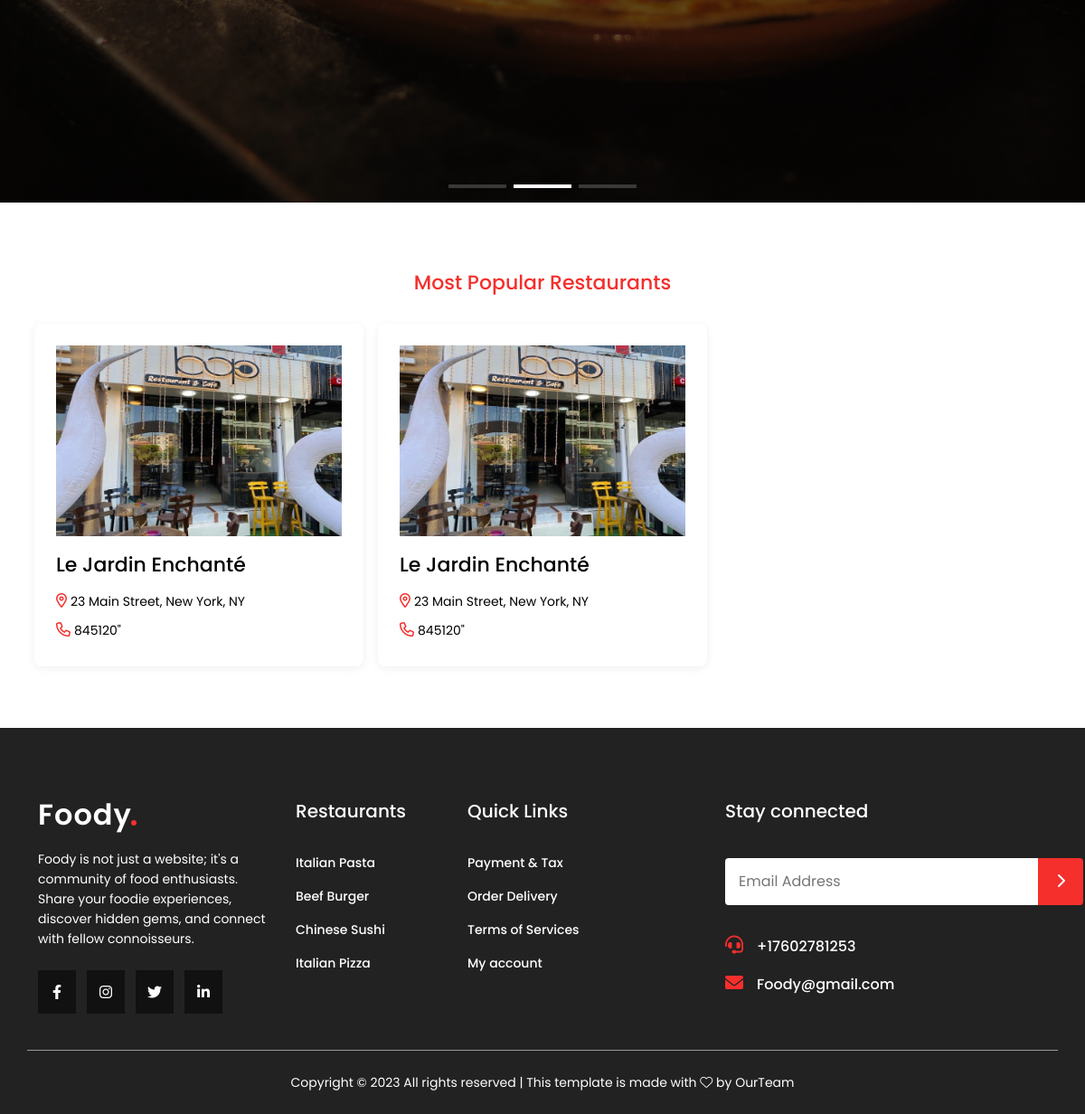
The app's page / (lower part), older data.
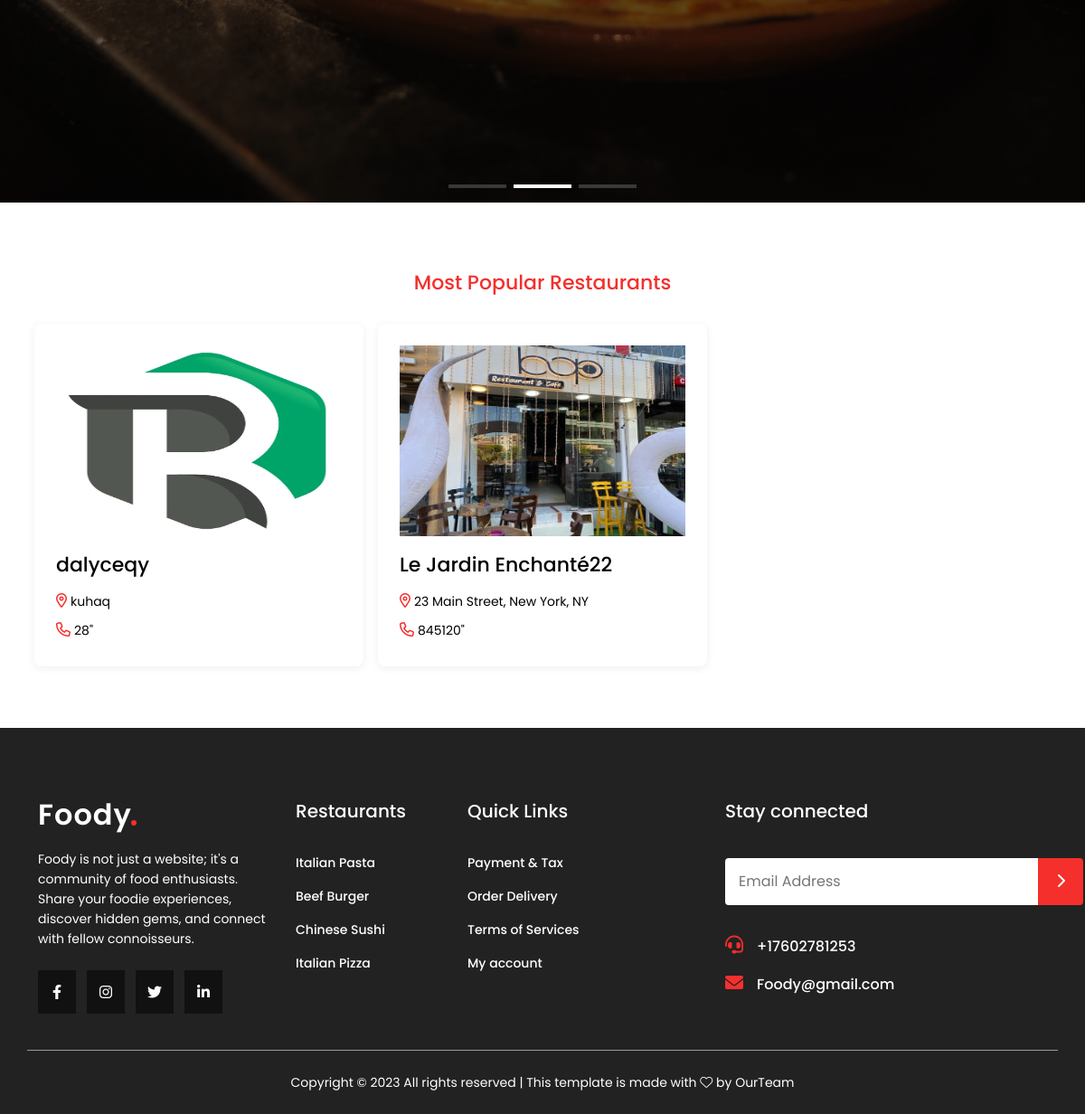
The same page, newer data.
### tables this page shows
CREATE TABLE `restaurants` (
  `restaurant_id` int(11) NOT NULL,
  `restaurant_name` varchar(200) NOT NULL,
  `restaurant_address` text NOT NULL,
  `restaurant_phone` varchar(100) NOT NULL,
  `restaurant_username` varchar(250) NOT NULL,
  `restaurant_password` varchar(250) NOT NULL,
  `city_id` int(11) NOT NULL,
  `restaurant_image` varchar(500) NOT NULL
);

### helper.php (called while the page is built, shortened)
<?php
if (!function_exists('runQuery')) {
    function runQuery($query)
    {
        $servername = "localhost";
        $username = "root";
        $password = "";
        $database = "resturants";
        $conn = new mysqli($servername, $username, $password, $database);
        $conn->set_charset("utf8");
        return $conn->query($query);
    }
}

### index.php (the view, shortened to what this page needs)
<?php
require 'helper.php';
$selectAllRestaurantsSql = "SELECT * FROM restaurants ORDER BY restaurant_id DESC LIMIT 6;";
$selectAllRestaurantsResult = runQuery($selectAllRestaurantsSql);
?>
<!DOCTYPE html>
<html lang="en">
<head>
    <?php
    require_once 'layout/assets/css.php'
    ?>
</head>
<body>
<main>
    <section class="hero-section">
        <div class="swiper heroSwiper">
            <div class="swiper-wrapper">
                <div class="swiper-slide" style="background-image: url(assets/images/slide2.jpg);">
                </div>
            </div>
            <div class="heroSwiper-pagination"></div>
        </div>
    </section>
    <section class="restaurants-section">
        <div class="container">
            <h2 class="title">
                Most Popular Restaurants
            </h2>
            <div class="row">
                <?php
                if ($selectAllRestaurantsResult->num_rows > 0) {
                    while ($row = $selectAllRestaurantsResult->fetch_assoc()) {
                        ?>
                        <div class="col-lg-4 col-12 p-2">
                            <div class="restaurant">
                                <a href="restaurant.php?id=<?php echo $row['restaurant_id']?>" class="img">
                                    <img loading="lazy" src="<?php echo $row['restaurant_image']?>" alt="store">
                                </a>
                                <div class="info">
                                    <h4><a href="restaurant.php?id=<?php echo $row['restaurant_id']?>"><?php echo $row['restaurant_name']?></a></h4>
                                    <p><i class="fa-regular fa-location-dot"></i><?php echo $row['restaurant_address']?></p>
                                    <p><i class="fa-regular fa-phone"></i><a href="tel:<?php echo $row['restaurant_phone']?>"><?php echo $row['restaurant_phone']?>"</a>
                                    </p>
                                </div>
                            </div>
                        </div>
                        <?php
                    }
                }
                ?>
            </div>
        </div>
    </section>
</main>
<?php
require_once 'layout/inc/footer.php'
?>
</body>
</html>

Row changes from the older to the newer data that the page shows:
removed restaurants: restaurant_image (picture), restaurant_name "Le Jardin Enchanté", restaurant_address "23 Main Street, New York, NY", restaurant_phone "845120"
added restaurants: restaurant_image (picture), restaurant_name "dalyceqy", restaurant_address "kuhaq", restaurant_phone "28"
changed restaurants "23 Main Street, New York, NY": restaurant_name "Le Jardin Enchanté" → "Le Jardin Enchanté22"
